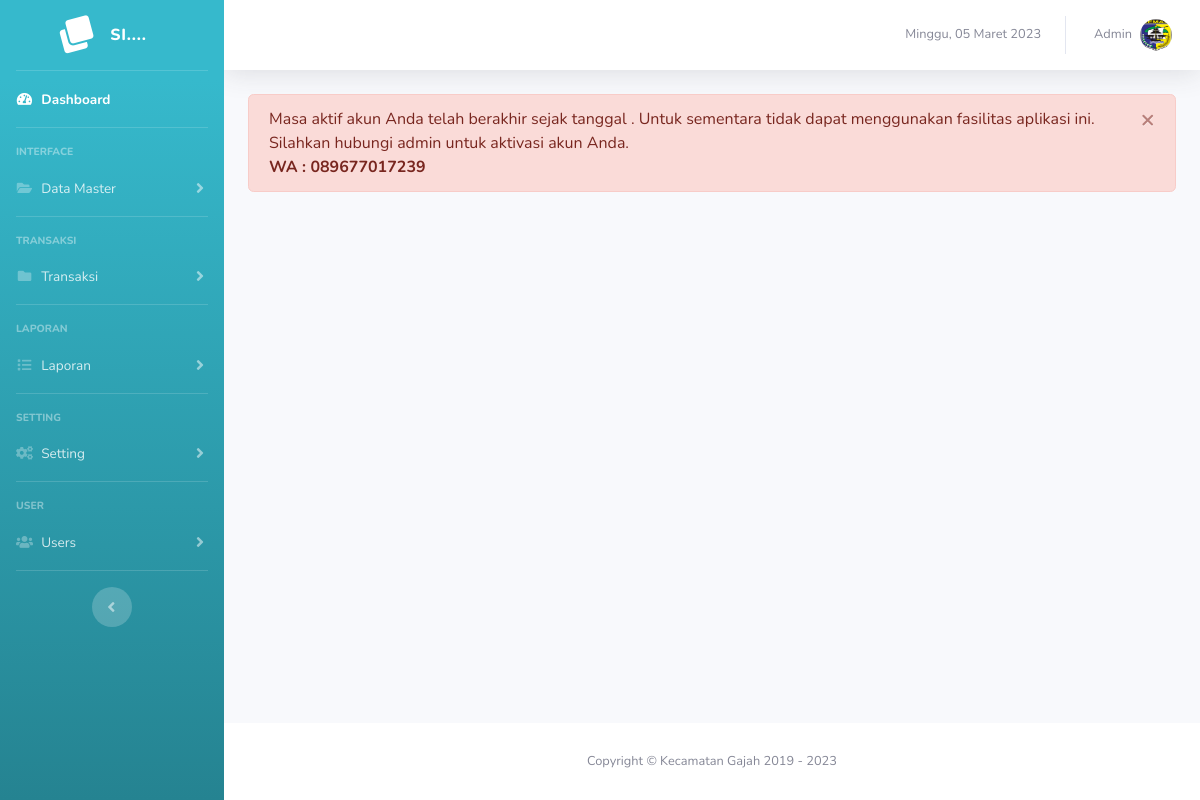
/user (signed in), run on an earlier commit of the app's database.
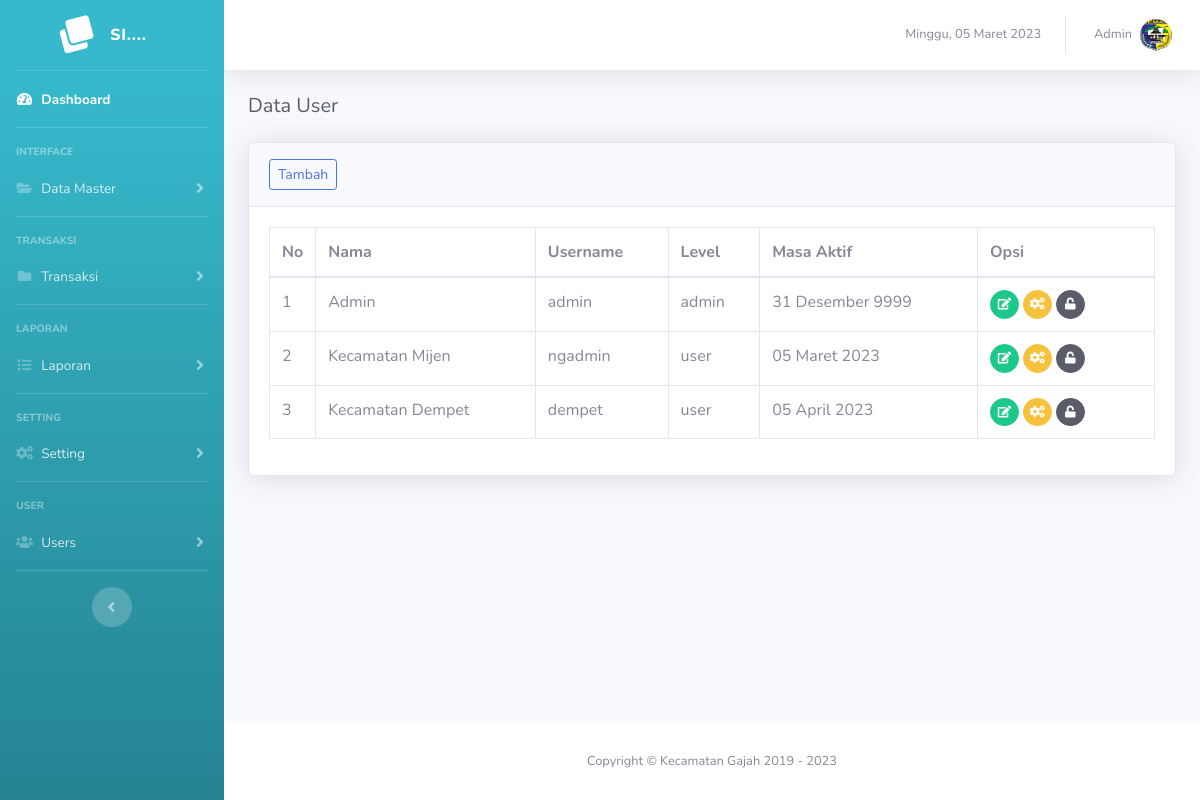
And on a later commit of the database.
### tables this page shows
CREATE TABLE `tb_user` (
  `id_user` int(11) NOT NULL,
  `nama_user` varchar(100) NOT NULL,
  `username` varchar(50) NOT NULL,
  `password` varchar(255) NOT NULL,
  `level` varchar(20) NOT NULL,
  `tgl_aktivasi` date DEFAULT NULL
);

### inc/tgl_indo.php (called while the page is built)
<?php
function TanggalIndo($date){
	$BulanIndo = array("Januari", "Februari", "Maret", "April", "Mei", "Juni", "Juli", "Agustus", "September", "Oktober", "November", "Desember");
	$tahun = substr($date, 0, 4);
	$bulan = substr($date, 5, 2);
	$tgl   = substr($date, 8, 2);
	$result = $tgl . " " . $BulanIndo[(int)$bulan-1] . " ". $tahun;
	return($result);
}
?>

### page/user/user.php (the view)
<h5 class="h5 mb-4 text-gray-800">Data User</h5>
<div class="card shadow mb-4">
  <div class="card-header py-3">
    <a href="?page=user&action=add" class="btn btn-sm btn-outline-primary">Tambah</a>
  </div>
  <div class="card-body">
    <div class="table-responsive">
      <table class="table table-bordered" id="dataTable" width="100%" cellspacing="0">
        <thead>
          <tr>
            <th width="5%">No</th>
            <th>Nama</th>
            <th>Username</th>
            <th>Level</th>
            <th>Masa Aktif</th>
            <th width="20%">Opsi</th>
          </tr>
        </thead>
        <tbody>
          <?php
          $no = 1;
          $sql = $conn->query("SELECT * FROM tb_user");
          foreach ($sql as $key => $value) :
          ?>
            <tr>
              <td><?= $no++; ?></td>
              <td><?= $value['nama_user']; ?></td>
              <td><?= $value['username']; ?></td>
              <td><?= $value['level']; ?></td>
              <td><?= TanggalIndo($value['tgl_aktivasi']); ?></td>
              <td>
                <a href="?page=user&action=edit&id=<?= $value['id_user']; ?>" class="btn btn-sm btn-circle btn-success" data-toggle="tooltip" data-placement="top" title="Edit"><i class="fas fa-edit"></i></a>
                <a href="?page=user&action=reset&id=<?= $value['id_user']; ?>" class="reset btn btn-sm btn-circle btn-warning" data-toggle="tooltip" data-placement="top" title="Reset Password"><i class="fas fa-cogs"></i></a>
                <?php
                $aktif = $conn->query("SELECT * FROM tb_user WHERE id_user = '$_SESSION[id_user]'");
                $hasil = $aktif->fetch_assoc();
                if ($hasil['tgl_aktivasi'] < date("Y-m-d")) {
                  $title = "Nonaktif";
                } else {
                  $title = "Aktif";
                }
                ?>
                <a href="?page=user&action=aktif&id=<?= $value['id_user']; ?>" class=" btn btn-sm btn-circle btn-dark" data-toggle="tooltip" data-placement="top" title="<?= $title; ?>"><i class="fas fa-unlock"></i></a>
              </td>
            </tr>
          <?php endforeach; ?>
        </tbody>
      </table>
    </div>
  </div>
</div>

### layout/header.php (shortened to what this page needs)
<!DOCTYPE html>
<html lang="en">
<head>
  <link href="assets/vendor/fontawesome-free/css/all.min.css" rel="stylesheet" type="text/css">
  <link href="assets/css/sb-admin-2.min.css" rel="stylesheet">
  <link href="assets/vendor/datatables/dataTables.bootstrap4.min.css" rel="stylesheet">
  <link href="assets/vendor/sweetalert/sweetalert.min.css" rel="stylesheet">
  <link href="assets/vendor/jquery/jquery-ui.css" rel="stylesheet">
  <link href="https://cdn.jsdelivr.net/npm/select2@4.1.0-rc.0/dist/css/select2.min.css" rel="stylesheet" />
</head>

### index.php (shortened to what this page needs)
<?php
include('inc/config.php');
include('inc/tgl_indo.php');
$uri_path = "//$_SERVER[HTTP_HOST]$_SERVER[REQUEST_URI]";
$uri_segments = explode('/', $uri_path);
?>
<?php
include('layout/header.php');
?>
<body id="page-top">
  <div id="wrapper">
    <ul class="navbar-nav bg-gradient-info sidebar sidebar-dark accordion" id="accordionSidebar">
      <?php
      include('layout/sidebar.php');
      ?>
    </ul>
    <div id="content-wrapper" class="d-flex flex-column">
      <div id="content">
        <?php
        include('layout/nav.php');
        ?>
        <div class="container-fluid">
          <?php
          include('layout/content.php');
          ?>
          <?php include('layout/footer.php'); ?>

### layout/sidebar.php (shortened to what this page needs)
<?php
if ($_SESSION['level'] == "admin") {
  $display = "";
} else {
  $display = "d-none";
}
?>
<a class="sidebar-brand d-flex align-items-center justify-content-center" href="./">
  <div class="sidebar-brand-icon rotate-n-15">
    <i class="fas fa-clone"></i>
  </div>
  <div class="sidebar-brand-text mx-3">Si.... </div>
</a>
<hr class="sidebar-divider my-0">
<li class="nav-item <?php if ($uri_segments[4] == "") {
                      echo 'active';
                    } ?>">
  <a class="nav-link" href="./">
    <i class="fas fa-fw fa-tachometer-alt"></i>
    <span>Dashboard</span></a>
</li>
<hr class="sidebar-divider">
<div class="sidebar-heading">
  Interface
</div>
<li class="nav-item
<?php if ($uri_segments[4] == "instansi") {
  echo 'active';
} elseif ($uri_segments[4] == "pegawai") {
  echo 'active';
} elseif ($uri_segments[4] == "barang") {
  echo 'active';
} elseif ($uri_segments[4] == "kategori") {
  echo 'active';
} ?>">
  <a class="nav-link collapsed" href="#" data-toggle="collapse" data-target="#collapseTwo" aria-expanded="true" aria-controls="collapseTwo">
    <i class="fas fa-fw fa-folder-open"></i>
    <span>Data Master</span>
  </a>
</li>
<hr class="sidebar-divider">
<div class="sidebar-heading">
  Transaksi
</div>
<li class="nav-item
<?php if ($uri_segments[4] == "pembelian") {
  echo 'active';
} elseif ($uri_segments[4] == "pengeluaran") {
  echo 'active';
} elseif ($uri_segments[4] == "saldo") {
  echo 'active';
} ?>">
  <a class="nav-link collapsed" href="#" data-toggle="collapse" data-target="#collapsePages" aria-expanded="true" aria-controls="collapsePages">
    <i class="fas fa-fw fa-folder"></i>
    <span>Transaksi</span>
  </a>
</li>
<hr class="sidebar-divider">
<div class="sidebar-heading">
  Laporan
</div>
<li class="nav-item
<?php if ($uri_segments[4] == "laporan") {
  echo 'active';
} ?>">
  <a class="nav-link collapsed" href="#" data-toggle="collapse" data-target="#collapseLap" aria-expanded="true" aria-controls="collapseLap">
    <i class="fas fa-fw fa-list"></i>
    <span>Laporan</span>
  </a>
</li>
<hr class="sidebar-divider">
<div class="sidebar-heading">
  Setting
</div>
<li class="nav-item
<?php if ($uri_segments[4] == "setting") {
  echo 'active';
} ?>">
  <a class="nav-link collapsed" href="#" data-toggle="collapse" data-target="#collapseSet" aria-expanded="true" aria-controls="collapseSet">
    <i class="fas fa-fw fa-cogs"></i>
    <span>Setting</span>
  </a>
</li>
<hr class="sidebar-divider <?= $display; ?>">
<div class="sidebar-heading <?= $display; ?>">
  User
</div>
<li class="nav-item
<?php if ($uri_segments[4] == "user") {
  echo 'active';
} ?> <?= $display; ?>">
  <a class="nav-link collapsed" href="#" data-toggle="collapse" data-target="#collapseUser" aria-expanded="true" aria-controls="collapseUser">
    <i class="fas fa-fw fa-users"></i>
    <span>Users</span>
  </a>
</li>
<hr class="sidebar-divider d-none d-md-block">
<div class="text-center d-none d-md-inline">
  <button class="rounded-circle border-0" id="sidebarToggle"></button>
</div>

### layout/nav.php (shortened to what this page needs)
<nav class="navbar navbar-expand navbar-light bg-white topbar mb-4 static-top shadow">
  <ul class="navbar-nav ml-auto">
    <?php
    $date = date("Y-m-d");
    $dhari = array(
      'Sunday' => 'Minggu',
      'Monday' => 'Senin',
      'Tuesday' => 'Selasa',
      'Wednesday' => 'Rabu',
      'Thursday' => 'Kamis',
      'Friday' => 'Jumat',
      'Saturday' => 'Sabtu'
    );
    $hari = date('l', strtotime($date));
    ?>
    <div class="no-arrow my-auto mr-2 d-none d-lg-inline text-gray-600 small"><?= $dhari[$hari] . ',' . ' ' . TanggalIndo($date); ?> </div>
    <li class="nav-item dropdown no-arrow">
      <a class="nav-link dropdown-toggle" href="#" id="userDropdown" role="button" data-toggle="dropdown" aria-haspopup="true" aria-expanded="false">
        <span class="mr-2 d-none d-lg-inline text-gray-600 small"><?= $_SESSION['nama']; ?></span>
        <img class="img-profile rounded-circle" src="assets/img/logo.png">
      </a>
      <?php
      $sql = $conn->query("SELECT * FROM tb_user WHERE id_user = '$_SESSION[id_user]'");
      ?>
    </li>
  </ul>
</nav>

### layout/content.php (shortened to what this page needs)
<?php
$aktif = $conn->query("SELECT * FROM tb_user WHERE  id_user = '$_SESSION[id_user]'");
$hasil = $aktif->fetch_assoc();
?>
<?php
if ($hasil['tgl_aktivasi'] < date("Y-m-d")) {
?>
  <div class="alert alert-danger alert-dismissible fade show" role="alert">
    Masa aktif akun Anda telah berakhir sejak tanggal <b><?= TanggalIndo($hasil['tgl_aktivasi']); ?></b>. Untuk sementara tidak dapat menggunakan fasilitas aplikasi ini.<br> Silahkan hubungi admin untuk aktivasi akun Anda. <br>
    <strong>WA : 089677017239</strong>
    <button type="button" class="close" data-dismiss="alert" aria-label="Close">
      <span aria-hidden="true">&times;</span>
    </button>
  </div>
<?php
} else {
  $page = $_GET['page'];
  $action = $_GET['action'];
  if ($page == "instansi") {
    if ($action == "") {
      include "page/instansi/instansi.php";
    } elseif ($action == "add") {
      include "page/instansi/add.php";
    } elseif ($action == "edit") {
      include "page/instansi/edit.php";
    } elseif ($action == "delete") {
      include "page/instansi/delete.php";
    }
  } elseif ($page == "laporan") {
    if ($action == "") {
      include "page/laporan/laporan.php";
    }
  } elseif ($page == "user") {
    if ($action == "") {
      include "page/user/user.php";
    } elseif ($action == "add") {
      include "page/user/add.php";
    } elseif ($action == "edit") {
      include "page/user/edit.php";
    } elseif ($action == "delete") {
      include "page/user/delete.php";
    } elseif ($action == "gantiPass") {
      include "page/user/gantiPass.php";
    } elseif ($action == "aktif") {
      include "page/user/aktif.php";
    } elseif ($action == "reset") {
      include "page/user/reset.php";
    }
  } elseif ($page == "saldo") {
    if ($action == "") {
      include "page/saldo/saldo.php";
    } elseif ($action == "add") {
      include "page/saldo/add.php";
    }
  } else {
    include "layout/dashboard.php";
  }
}

### layout/footer.php (shortened to what this page needs)
</div>
</div>
<footer class="sticky-footer bg-white">
  <div class="container my-auto">
    <div class="copyright text-center my-auto">
      <span>Copyright &copy; Kecamatan Gajah 2019 - <?= date('Y'); ?></span>
    </div>
  </div>
</footer>
</div>
</div>
</body>
</html>

What changed in the data, as far as the page shows it:
now on this page (row edited): tb_user: nama_user "Admin", username "admin", level "admin", tgl_aktivasi "31 Desember 9999"
changed tb_user: tgl_aktivasi empty → "9999-12-31" (drawn)
now on this page (row edited): tb_user: nama_user "Kecamatan Mijen", username "ngadmin", level "user", tgl_aktivasi "05 Maret 2023"
added tb_user: nama_user "Kecamatan Dempet", username "dempet", level "user", tgl_aktivasi "05 April 2023"
Also different on the page:
text no longer shown: "Masa aktif akun Anda telah berakhir sejak tanggal . Untuk sementara tidak dapat menggunakan fasilitas aplikasi ini. Silahkan hubungi admin untuk aktivasi akun Anda. WA : 089677017239 ×"
text now shown: "Data User Tambah No Nama Username Level Masa Aktif Opsi"
